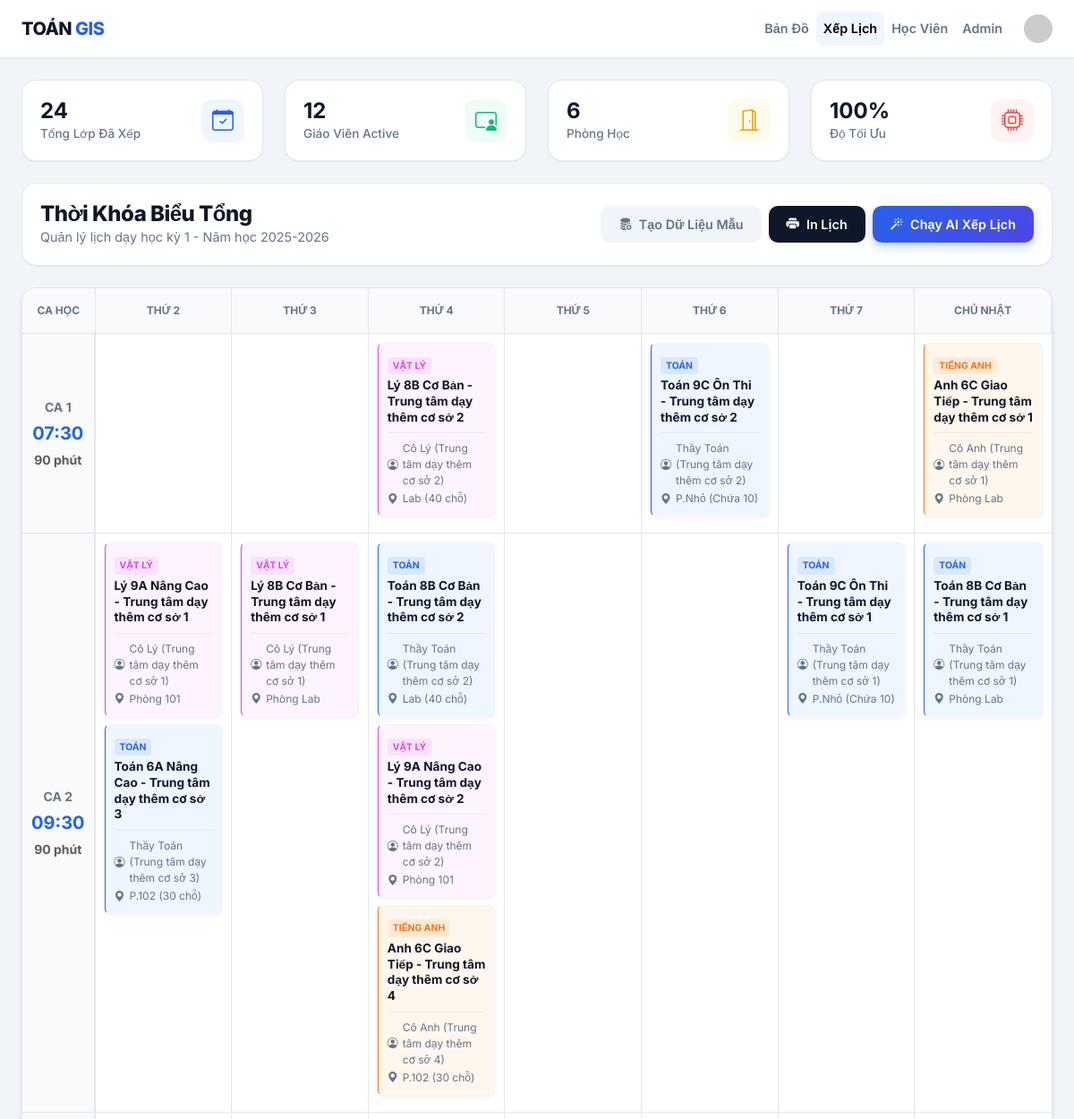
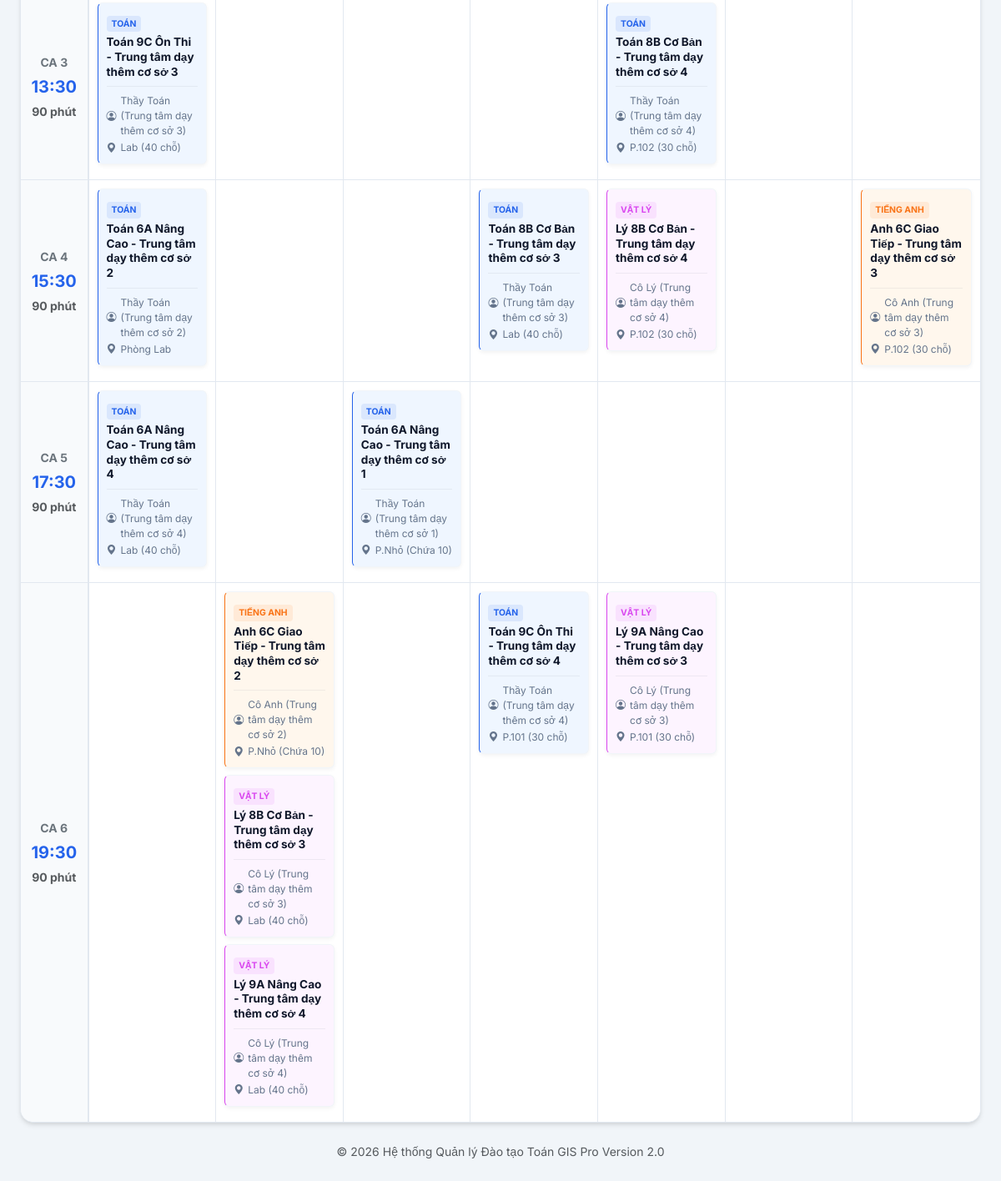
Screenshot of /xep-lich/ with the database file from the repository (2 pictures, top to bottom).
### quan_ly_hoc_vu/models.py (models this page shows, shortened)
class LichHoc(models.Model):
    lop_hoc = models.ForeignKey(LopHoc, on_delete=models.CASCADE, null=True)
    phong = models.ForeignKey(PhongHoc, on_delete=models.CASCADE, null=True)
    thu = models.IntegerField()
    ca = models.IntegerField()

class LopHoc(models.Model):
    TRANG_THAI = [
        ('CHO', 'Đang chờ (Chưa đủ HS)'),
        ('MO', 'Đã mở lớp (Sẵn sàng)'),
        ('HUY', 'Hủy lớp'),
    ]
    ten_lop = models.CharField(max_length=100) # Ví dụ: Toán 6 Nâng Cao
    giao_vien = models.ForeignKey(GiaoVien, on_delete=models.CASCADE)
    si_so_du_kien = models.IntegerField(default=0)
    min_si_so = models.IntegerField(default=20)
    trang_thai = models.CharField(max_length=10, choices=TRANG_THAI, default='CHO')
    hoc_viens = models.ManyToManyField(HocVien, blank=True)

class GiaoVien(models.Model):
    ten = models.CharField(max_length=100)
    mon_day = models.CharField(max_length=50, default="Toán") # Toán, Lý, Hóa
    co_so = models.ForeignKey(CoSo, on_delete=models.CASCADE, null=True)

class PhongHoc(models.Model):
    ten = models.CharField(max_length=50)
    co_so = models.ForeignKey(CoSo, on_delete=models.CASCADE)
    suc_chua = models.IntegerField(default=30, help_text="Số lượng học viên tối đa")

### quan_ly_hoc_vu/views.py (the view, shortened to what this page needs)
# urls.py: path('xep-lich/', views.xep_lich_page, name='xep_lich_page'),
def xep_lich_page(request):
    lich_hoc = LichHoc.objects.all().order_by('thu', 'ca')
    return render(request, 'xep_lich.html', {'lich_hoc': lich_hoc})

### quan_ly_hoc_vu/templates/xep_lich.html (shortened to what this page needs)
<!DOCTYPE html>
<html lang="vi">
<head>
    <link href="https://cdn.jsdelivr.net/npm/bootstrap@5.3.0/dist/css/bootstrap.min.css" rel="stylesheet">
    <link rel="stylesheet" href="https://cdn.jsdelivr.net/npm/bootstrap-icons@1.11.1/font/bootstrap-icons.css">
</head>
<body>
    <nav class="navbar navbar-expand-lg sticky-top">
        <div class="container-fluid px-4">
            <a class="navbar-brand" href="/">TOÁN <span>GIS</span></a>
            <div class="collapse navbar-collapse" id="navbarNav">
                <ul class="navbar-nav ms-auto align-items-center">
                    <li class="nav-item"><a class="nav-link" href="/">Bản Đồ</a></li>
                    <li class="nav-item"><a class="nav-link active" href="/xep-lich/">Xếp Lịch</a></li>
                    <li class="nav-item"><a class="nav-link" href="/quan-ly/">Học Viên</a></li>
                    <li class="nav-item"><a class="nav-link" href="/admin/">Admin</a></li>
                    <li class="nav-item ms-3">
                        <div class="d-flex align-items-center gap-2">
                            <img src="https://ui-avatars.com/api/?name=Admin&background=random" class="rounded-circle" width="32">
                        </div>
                    </li>
                </ul>
            </div>
        </div>
    </nav>
    <div class="container-fluid px-4 py-4">
        <div class="row g-4 mb-4">
            <div class="col-md-3">
                <div class="stat-card">
                    <div class="stat-info">
                        <h3>{{ lich_hoc.count }}</h3>
                        <p>Tổng Lớp Đã Xếp</p>
                    </div>
                    <div class="stat-icon icon-primary"><i class="bi bi-calendar-check"></i></div>
                </div>
            </div>
            <div class="col-md-3">
                <div class="stat-card">
                    <div class="stat-info">
                        <h3>12</h3>
                        <p>Giáo Viên Active</p>
                    </div>
                    <div class="stat-icon icon-success"><i class="bi bi-person-video3"></i></div>
                </div>
            </div>
            <div class="col-md-3">
                <div class="stat-card">
                    <div class="stat-info">
                        <h3>6</h3>
                        <p>Phòng Học</p>
                    </div>
                    <div class="stat-icon icon-warning"><i class="bi bi-door-open"></i></div>
                </div>
            </div>
            <div class="col-md-3">
                <div class="stat-card">
                    <div class="stat-info">
                        <h3>100%</h3>
                        <p>Độ Tối Ưu</p>
                    </div>
                    <div class="stat-icon icon-danger"><i class="bi bi-cpu"></i></div>
                </div>
            </div>
        </div>
        <div class="toolbar-section">
            <div class="page-title">
                <h4>Thời Khóa Biểu Tổng</h4>
                <p>Quản lý lịch dạy học kỳ 1 - Năm học 2025-2026</p>
            </div>
            <div class="d-flex gap-2 flex-wrap">
                <a href="/tao-du-lieu-mau/" class="btn-custom btn-reset" onclick="showLoading()">
                    <i class="bi bi-database-fill-gear"></i> Tạo Dữ Liệu Mẫu
                </a>
                <button class="btn-custom btn-print" onclick="window.print()">
                    <i class="bi bi-printer-fill"></i> In Lịch
                </button>
                <form method="POST" class="d-inline" onsubmit="showLoading()">
                    <button type="submit" class="btn-custom btn-ai">
                        <i class="bi bi-magic"></i> Chạy AI Xếp Lịch
                    </button>
                </form>
            </div>
        </div>
        <div class="schedule-wrapper">
            <div class="table-responsive">
                <table class="table-schedule">
                    <thead>
                        <tr>
                            <th>Ca Học</th>
                            <th>Thứ 2</th>
                            <th>Thứ 3</th>
                            <th>Thứ 4</th>
                            <th>Thứ 5</th>
                            <th>Thứ 6</th>
                            <th>Thứ 7</th>
                            <th>Chủ Nhật</th>
                        </tr>
                    </thead>
                    <tbody>
                        {% for ca in "123456" %}
                        <tr>
                            <td>
                                <div class="text-secondary small text-uppercase mb-1">Ca {{ ca }}</div>
                                <div class="fs-5">
                                    {% if ca == '1' %}07:30{% elif ca == '2' %}09:30{% elif ca == '3' %}13:30{% elif ca == '4' %}15:30{% elif ca == '5' %}17:30{% else %}19:30{% endif %}
                                </div>
                                <div class="text-muted small mt-1">90 phút</div>
                            </td>
                            {% for thu in "2345678" %}
                            <td>
                                {% for lh in lich_hoc %}
                                    {% if lh.ca|stringformat:"i" == ca and lh.thu|stringformat:"i" == thu %}
                                        <div class="class-card
                                            {% if 'Toán' in lh.lop_hoc.ten_lop %}mon-toan
                                            {% elif 'Lý' in lh.lop_hoc.ten_lop %}mon-ly
                                            {% elif 'Anh' in lh.lop_hoc.ten_lop %}mon-anh
                                            {% endif %}"
                                            onclick="openDetailModal('{{ lh.lop_hoc.ten_lop }}', '{{ lh.lop_hoc.giao_vien.ten }}', '{{ lh.phong.ten }}', '{{ lh.lop_hoc.hoc_viens.count }}', 'Thứ {{ thu }} - Ca {{ ca }}')">
                                            <div class="subject-badge">
                                                {% if 'Toán' in lh.lop_hoc.ten_lop %}TOÁN
                                                {% elif 'Lý' in lh.lop_hoc.ten_lop %}VẬT LÝ
                                                {% elif 'Anh' in lh.lop_hoc.ten_lop %}TIẾNG ANH
                                                {% else %}KHÁC{% endif %}
                                            </div>
                                            <div class="class-title">
                                                {{ lh.lop_hoc.ten_lop }}
                                            </div>
                                            <div class="class-meta mt-2 pt-2 border-top border-secondary border-opacity-10">
                                                <i class="bi bi-person-circle"></i> {{ lh.lop_hoc.giao_vien.ten }}
                                            </div>
                                            <div class="class-meta">
                                                <i class="bi bi-geo-alt-fill"></i> {{ lh.phong.ten }}
                                            </div>
                                        </div>
                                    {% endif %}
                                {% endfor %}
                            </td>
                            {% endfor %}
                        </tr>
                        {% endfor %}
                    </tbody>
                </table>
            </div>
        </div>
        <div class="mt-4 text-center text-muted small">
            © 2026 Hệ thống Quản lý Đào tạo Toán GIS Pro Version 2.0
        </div>
    </div>
</body>
</html>

### rows the page displays
LichHoc: shows "VẬT LÝ", lop_hoc.ten_lop "Lý 8B Cơ Bản - Trung tâm dạy thêm cơ sở 2", lop_hoc.giao_vien.ten "Cô Lý (Trung tâm dạy thêm cơ sở 2)", phong.ten "Lab (40 chỗ)"
LichHoc: shows "TOÁN", lop_hoc.ten_lop "Toán 9C Ôn Thi - Trung tâm dạy thêm cơ sở 2", lop_hoc.giao_vien.ten "Thầy Toán (Trung tâm dạy thêm cơ sở 2)", phong.ten "P.Nhỏ (Chứa 10)"
LichHoc: shows "TIẾNG ANH", lop_hoc.ten_lop "Anh 6C Giao Tiếp - Trung tâm dạy thêm cơ sở 1", lop_hoc.giao_vien.ten "Cô Anh (Trung tâm dạy thêm cơ sở 1)", phong.ten "Phòng Lab"
LichHoc: shows "VẬT LÝ", lop_hoc.ten_lop "Lý 9A Nâng Cao - Trung tâm dạy thêm cơ sở 1", lop_hoc.giao_vien.ten "Cô Lý (Trung tâm dạy thêm cơ sở 1)", phong.ten "Phòng 101"
LichHoc: shows "TOÁN", lop_hoc.ten_lop "Toán 6A Nâng Cao - Trung tâm dạy thêm cơ sở 3", lop_hoc.giao_vien.ten "Thầy Toán (Trung tâm dạy thêm cơ sở 3)", phong.ten "P.102 (30 chỗ)"
LichHoc: shows "VẬT LÝ", lop_hoc.ten_lop "Lý 8B Cơ Bản - Trung tâm dạy thêm cơ sở 1", lop_hoc.giao_vien.ten "Cô Lý (Trung tâm dạy thêm cơ sở 1)", phong.ten "Phòng Lab"
LichHoc: shows "TOÁN", lop_hoc.ten_lop "Toán 8B Cơ Bản - Trung tâm dạy thêm cơ sở 2", lop_hoc.giao_vien.ten "Thầy Toán (Trung tâm dạy thêm cơ sở 2)", phong.ten "Lab (40 chỗ)"
LichHoc: shows "VẬT LÝ", lop_hoc.ten_lop "Lý 9A Nâng Cao - Trung tâm dạy thêm cơ sở 2", lop_hoc.giao_vien.ten "Cô Lý (Trung tâm dạy thêm cơ sở 2)", phong.ten "Phòng 101"
LichHoc: shows "TIẾNG ANH", lop_hoc.ten_lop "Anh 6C Giao Tiếp - Trung tâm dạy thêm cơ sở 4", lop_hoc.giao_vien.ten "Cô Anh (Trung tâm dạy thêm cơ sở 4)", phong.ten "P.102 (30 chỗ)"
LichHoc: shows "TOÁN", lop_hoc.ten_lop "Toán 9C Ôn Thi - Trung tâm dạy thêm cơ sở 1", lop_hoc.giao_vien.ten "Thầy Toán (Trung tâm dạy thêm cơ sở 1)", phong.ten "P.Nhỏ (Chứa 10)"
LichHoc: shows "TOÁN", lop_hoc.ten_lop "Toán 8B Cơ Bản - Trung tâm dạy thêm cơ sở 1", lop_hoc.giao_vien.ten "Thầy Toán (Trung tâm dạy thêm cơ sở 1)", phong.ten "Phòng Lab"
LichHoc: shows "TOÁN", lop_hoc.ten_lop "Toán 9C Ôn Thi - Trung tâm dạy thêm cơ sở 3", lop_hoc.giao_vien.ten "Thầy Toán (Trung tâm dạy thêm cơ sở 3)", phong.ten "Lab (40 chỗ)"
LichHoc: shows "TOÁN", lop_hoc.ten_lop "Toán 8B Cơ Bản - Trung tâm dạy thêm cơ sở 4", lop_hoc.giao_vien.ten "Thầy Toán (Trung tâm dạy thêm cơ sở 4)", phong.ten "P.102 (30 chỗ)"
LichHoc: shows "TOÁN", lop_hoc.ten_lop "Toán 6A Nâng Cao - Trung tâm dạy thêm cơ sở 2", lop_hoc.giao_vien.ten "Thầy Toán (Trung tâm dạy thêm cơ sở 2)", phong.ten "Phòng Lab"
LichHoc: shows "TOÁN", lop_hoc.ten_lop "Toán 8B Cơ Bản - Trung tâm dạy thêm cơ sở 3", lop_hoc.giao_vien.ten "Thầy Toán (Trung tâm dạy thêm cơ sở 3)", phong.ten "Lab (40 chỗ)"
LichHoc: shows "VẬT LÝ", lop_hoc.ten_lop "Lý 8B Cơ Bản - Trung tâm dạy thêm cơ sở 4", lop_hoc.giao_vien.ten "Cô Lý (Trung tâm dạy thêm cơ sở 4)", phong.ten "P.102 (30 chỗ)"
LichHoc: shows "TIẾNG ANH", lop_hoc.ten_lop "Anh 6C Giao Tiếp - Trung tâm dạy thêm cơ sở 3", lop_hoc.giao_vien.ten "Cô Anh (Trung tâm dạy thêm cơ sở 3)", phong.ten "P.102 (30 chỗ)"
LichHoc: shows "TOÁN", lop_hoc.ten_lop "Toán 6A Nâng Cao - Trung tâm dạy thêm cơ sở 4", lop_hoc.giao_vien.ten "Thầy Toán (Trung tâm dạy thêm cơ sở 4)", phong.ten "Lab (40 chỗ)"
LichHoc: shows "TOÁN", lop_hoc.ten_lop "Toán 6A Nâng Cao - Trung tâm dạy thêm cơ sở 1", lop_hoc.giao_vien.ten "Thầy Toán (Trung tâm dạy thêm cơ sở 1)", phong.ten "P.Nhỏ (Chứa 10)"
LichHoc: shows "TIẾNG ANH", lop_hoc.ten_lop "Anh 6C Giao Tiếp - Trung tâm dạy thêm cơ sở 2", lop_hoc.giao_vien.ten "Cô Anh (Trung tâm dạy thêm cơ sở 2)", phong.ten "P.Nhỏ (Chứa 10)"
LichHoc: shows "VẬT LÝ", lop_hoc.ten_lop "Lý 8B Cơ Bản - Trung tâm dạy thêm cơ sở 3", lop_hoc.giao_vien.ten "Cô Lý (Trung tâm dạy thêm cơ sở 3)", phong.ten "Lab (40 chỗ)"
LichHoc: shows "VẬT LÝ", lop_hoc.ten_lop "Lý 9A Nâng Cao - Trung tâm dạy thêm cơ sở 4", lop_hoc.giao_vien.ten "Cô Lý (Trung tâm dạy thêm cơ sở 4)", phong.ten "Lab (40 chỗ)"
LichHoc: shows "TOÁN", lop_hoc.ten_lop "Toán 9C Ôn Thi - Trung tâm dạy thêm cơ sở 4", lop_hoc.giao_vien.ten "Thầy Toán (Trung tâm dạy thêm cơ sở 4)", phong.ten "P.101 (30 chỗ)"
LichHoc: shows "VẬT LÝ", lop_hoc.ten_lop "Lý 9A Nâng Cao - Trung tâm dạy thêm cơ sở 3", lop_hoc.giao_vien.ten "Cô Lý (Trung tâm dạy thêm cơ sở 3)", phong.ten "P.101 (30 chỗ)"

### other values shown
{{ lich_hoc.count }} "24"
{{ ca }} "1" "2" "3" "4" "5" "6"
